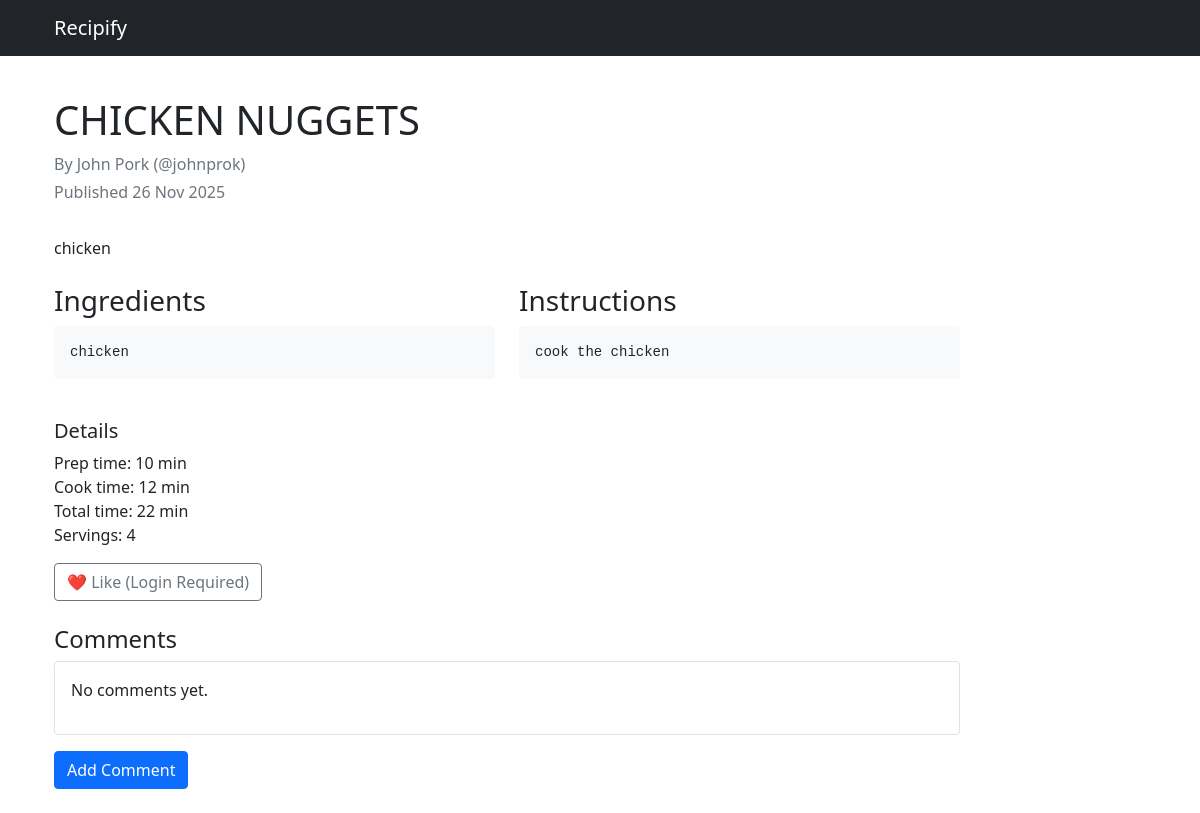
The page /recipes/11/ on the database as committed earlier.
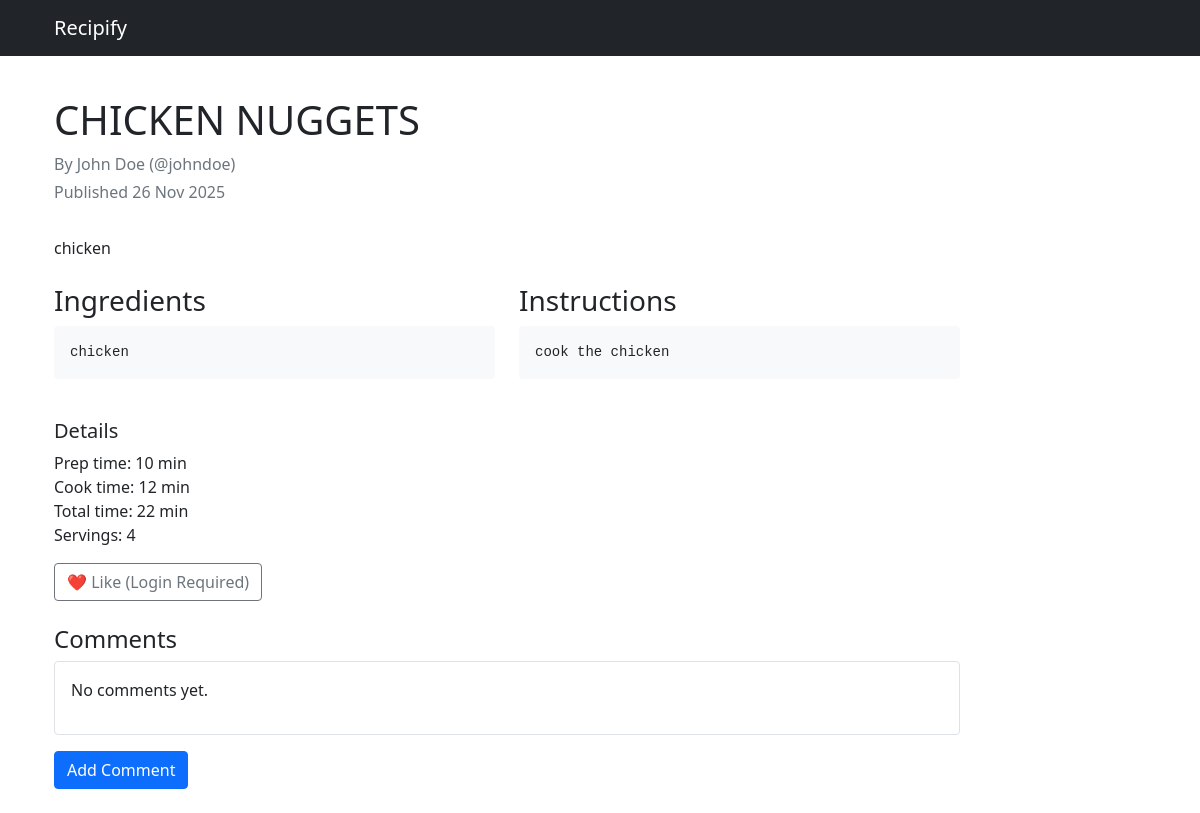
The same page on the database as committed later.
### recipes/models/recipe.py (models this page shows, shortened)
class Recipe(models.Model):
    DIETARY_CHOICES = [
        ("vegan", "Vegan"),
        ("vegetarian", "Vegetarian"),
        ("gluten_free", "Gluten Free"),
        ("dairy_free", "Dairy Free"),
        ("nut_free", "Nut Free"),
        ("none", "No Restrictions"),
    ]
    author = models.ForeignKey(
        settings.AUTH_USER_MODEL,
        on_delete=models.CASCADE,
        related_name="recipes",
    )
    title = models.CharField(max_length=200)
    summary = models.CharField(max_length=255, blank=True)
    ingredients = models.TextField(help_text="List ingredients separated by commas")
    instructions = models.TextField()
    name = models.CharField(max_length=255)
    description = models.TextField()
    prep_time_minutes = models.PositiveIntegerField(blank=True, null=True)
    cook_time_minutes = models.PositiveIntegerField(blank=True, null=True)
    servings = models.PositiveSmallIntegerField(blank=True, null=True)
    is_published = models.BooleanField(default=True)
    cooking_time = models.PositiveIntegerField(
        help_text="Cooking time in minutes", default=0
    )
    difficulty = models.CharField(
        max_length=10,
        choices=[
            ("easy", "Easy"),
            ("medium", "Medium"),
            ("hard", "Hard"),
        ],
        default="easy",
    )
    date_posted = models.DateTimeField(auto_now_add=True)
    dietary_requirement = models.CharField(
        max_length=50, choices=DIETARY_CHOICES, default="none"
    )
    popularity = models.IntegerField(default=0)
    created_at = models.DateTimeField(default=timezone.now, editable=False)
    updated_at = models.DateTimeField(auto_now=True)
    class Meta:
        ordering = ["-created_at", "-date_posted"]
    @property
    def total_time_minutes(self) -> int:
        if self.cooking_time:
            return self.cooking_time
        prep = self.prep_time_minutes or 0
        cook = self.cook_time_minutes or 0
        return prep + cook
    likes = models.ManyToManyField(
        settings.AUTH_USER_MODEL,
        related_name="liked_recipes",
        through="Like",
        blank=True,
    )

### recipes/models/user.py (models this page shows, shortened)
class User(AbstractUser):
    username = models.CharField(
        max_length=30,
        unique=True,
        validators=[RegexValidator(
            regex=r'^@\w{3,}$',
            message='Username must consist of @ followed by at least three alphanumericals'
        )]
    )
    first_name = models.CharField(max_length=50, blank=False)
    last_name = models.CharField(max_length=50, blank=False)
    email = models.EmailField(unique=True, blank=False)
    class Meta:
        ordering = ['last_name', 'first_name']
    def full_name(self):
        return f'{self.first_name} {self.last_name}'

### recipes/views/recipe_views.py (the view)
# urls.py: path("recipes/<int:pk>/", RecipeDetailView.as_view(), name="recipe_detail"),
class RecipeDetailView(DetailView):
    model = Recipe
    template_name = "recipes/recipe_detail.html"
    context_object_name = "recipe"
    def get_context_data(self, **kwargs):
        context = super().get_context_data(**kwargs)
        recipe = self.object
        user = self.request.user
        if user.is_authenticated and recipe.author != user:
            context["is_following_author"] = Follow.objects.filter(
                follower=user,
                followed=recipe.author,
            ).exists()
        comments = Comment.objects.filter(recipe=recipe).select_related("user")
        context["comments"] = list(comments)
        context["comment_form"] = CommentForm()
        context["total_likes"] = recipe.likes.count()
        context["has_liked"] = (
            user.is_authenticated and recipe.likes.filter(pk=user.pk).exists()
        )
        return context

### recipes/templates/recipes/recipe_detail.html (shortened to what this page needs)
{% extends 'base_content.html' %}
{% block content %}
<div class="container py-4">
  <div class="row">
    <div class="col-lg-10">
      <div class="d-flex justify-content-between align-items-start flex-wrap gap-2">
        <div>
          <h1>{{ recipe.title }}</h1>
          <p class="text-muted mb-1">By {{ recipe.author.full_name }} ({{ recipe.author.username }})</p>
          <p class="text-muted">Published {{ recipe.created_at|date:"j M Y" }}</p>
        </div>
      </div>
      {% if recipe.summary %}
        <p class="mt-3">{{ recipe.summary }}</p>
      {% endif %}
      <div class="row mt-4">
        <div class="col-md-6">
          <h3>Ingredients</h3>
          <pre class="bg-light p-3 rounded">{{ recipe.ingredients }}</pre>
        </div>
        <div class="col-md-6">
          <h3>Instructions</h3>
          <pre class="bg-light p-3 rounded">{{ recipe.instructions }}</pre>
        </div>
      </div>
      <div class="mt-4">
        <h5>Details</h5>
        <ul class="list-unstyled">
          {% if recipe.prep_time_minutes %}<li>Prep time: {{ recipe.prep_time_minutes }} min</li>{% endif %}
          {% if recipe.cook_time_minutes %}<li>Cook time: {{ recipe.cook_time_minutes }} min</li>{% endif %}
          {% if recipe.total_time_minutes %}<li>Total time: {{ recipe.total_time_minutes }} min</li>{% endif %}
          {% if recipe.servings %}<li>Servings: {{ recipe.servings }}</li>{% endif %}
        </ul>
      </div>
      <div class="mt-3">
        <form method="post" action="{% url 'toggle_like' recipe.id %}" class="mt-2 mb-3">
          {% if user.is_authenticated %}
            {% if has_liked %}
              <button type="submit" class="btn btn-danger">
                💔 Unlike ({{ total_likes }})
              </button>
            {% else %}
              <button type="submit" class="btn btn-outline-danger">
                ❤️ Like ({{ total_likes }})
              </button>
            {% endif %}
          {% else %}
            <a href="{% url 'log_in' %}" class="btn btn-outline-secondary">
              ❤️ Like (Login Required)
            </a>
          {% endif %}
        </form>
      </div>
      <div class="mt-4">
        <h4>Comments</h4>
        <div style="max-height: 300px; overflow-y: auto;" class="border rounded p-3">
          {% for comment in comments %}
            <div class="border rounded p-2 mb-2">
              <strong>{{ comment.user.username }}</strong>
              <small class="text-muted ms-2">{{ comment.created_at|date:"F j, g:i a" }}</small>
              <p>{{ comment.text }}</p>
            </div>
          {% empty %}
            <p>No comments yet.</p>
          {% endfor %}
        </div>
        <button class="btn btn-primary mt-3" data-bs-toggle="modal" data-bs-target="#commentModal">
          Add Comment
        </button>
      </div>
    </div>
  </div>
</div>
{% endblock %}

### recipes/templates/base_content.html (shortened to what this page needs)
{% extends 'base.html' %}
{% block body %}
  {% include 'partials/navbar.html' %}
  {% block content %}
  {% endblock %}
{% endblock %}

### recipes/templates/base.html (shortened to what this page needs)
{% load static %}
<!doctype html>
<html lang="en">
  <head>
    <link href="https://cdn.jsdelivr.net/npm/bootstrap@5.3.0/dist/css/bootstrap.min.css" rel="stylesheet">
    <link href="https://cdn.jsdelivr.net/npm/bootstrap@5.1.2/dist/css/bootstrap.min.css" rel="stylesheet">
    <link href="{% static 'custom.css' %}" rel="stylesheet">
    <link rel="stylesheet" href="https://cdn.jsdelivr.net/npm/bootstrap-icons@1.5.0/font/bootstrap-icons.css">
  </head>
  <body>
    {% block body %}
    {% endblock %}
  </body>
</html>

### recipes/templates/partials/navbar.html (shortened to what this page needs)
<nav class="navbar navbar-expand-lg navbar-dark bg-dark mb-3">
  <div class="container">
    <a class="navbar-brand" href="{% url 'dashboard' %}">
      Recipify
    </a>
  </div>
</nav>

### static/custom.css (style rules this page uses)
:root { --primary-color: #2c5530; --secondary-color: #4a7c59; --accent-color: #8fb996; --light-bg: #f8f9fa; --card-shadow: 0 4px 6px rgba(0, 0, 0, 0.1); --hover-shadow: 0 8px 15px rgba(0, 0, 0, 0.15); }

Rows that differ between the two databases and show on the page:
changed through a linked row, Recipe "CHICKEN NUGGETS": author.full_name "John Pork" → "John Doe"; author.username "@johnprok" → "@johndoe"
